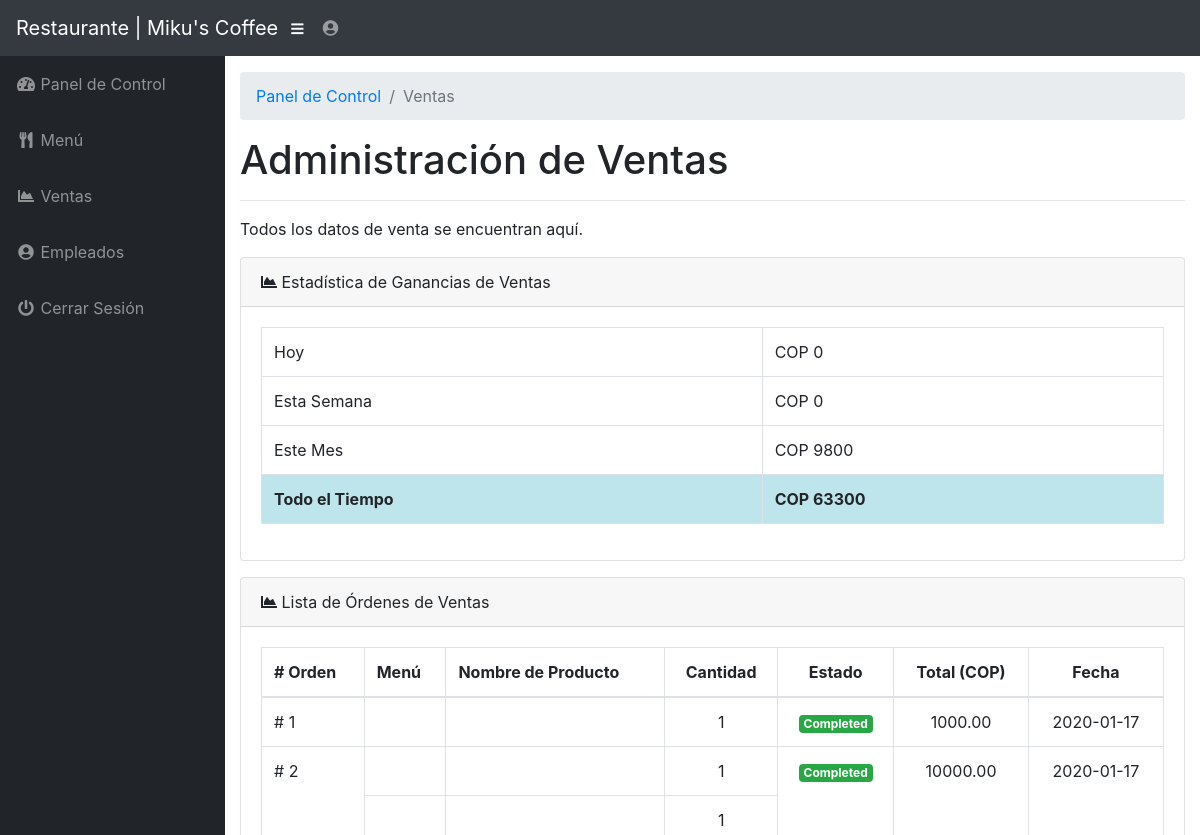
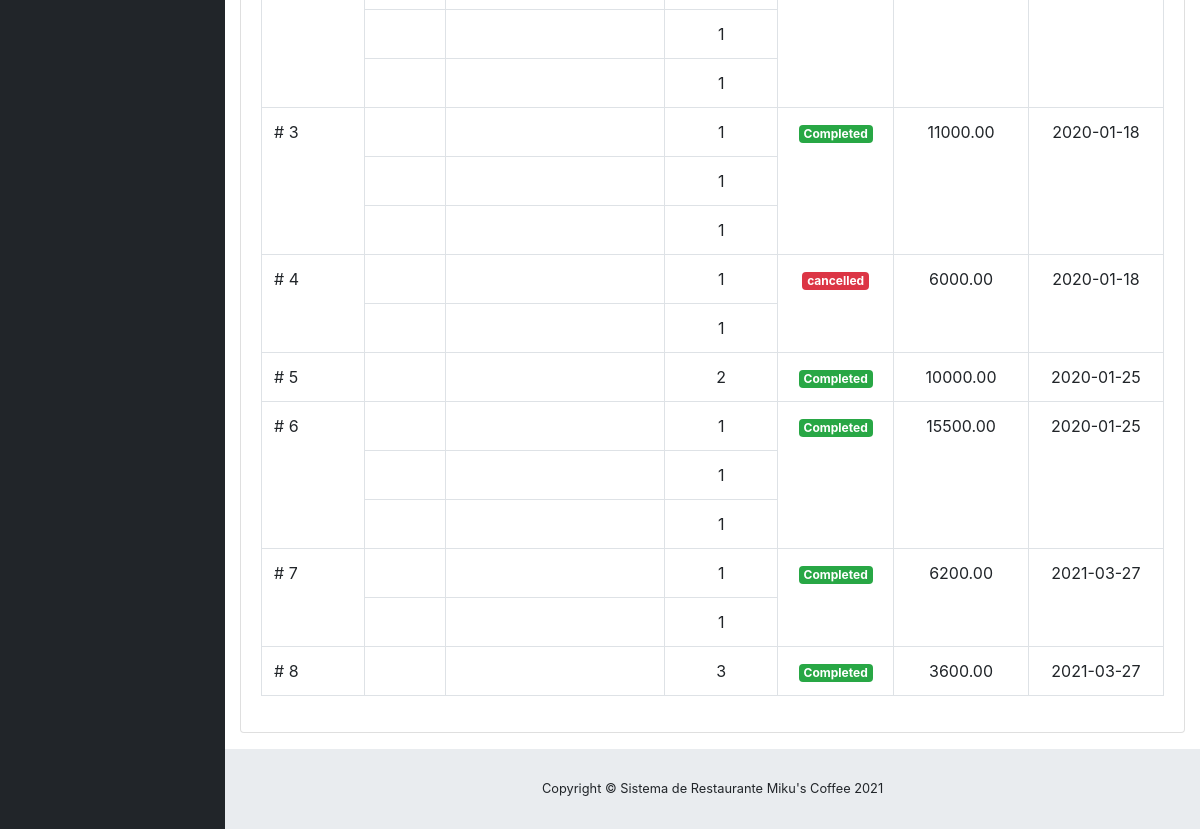
Page /admin/sales.php (signed in) on the earlier database version (2 pictures, top to bottom).
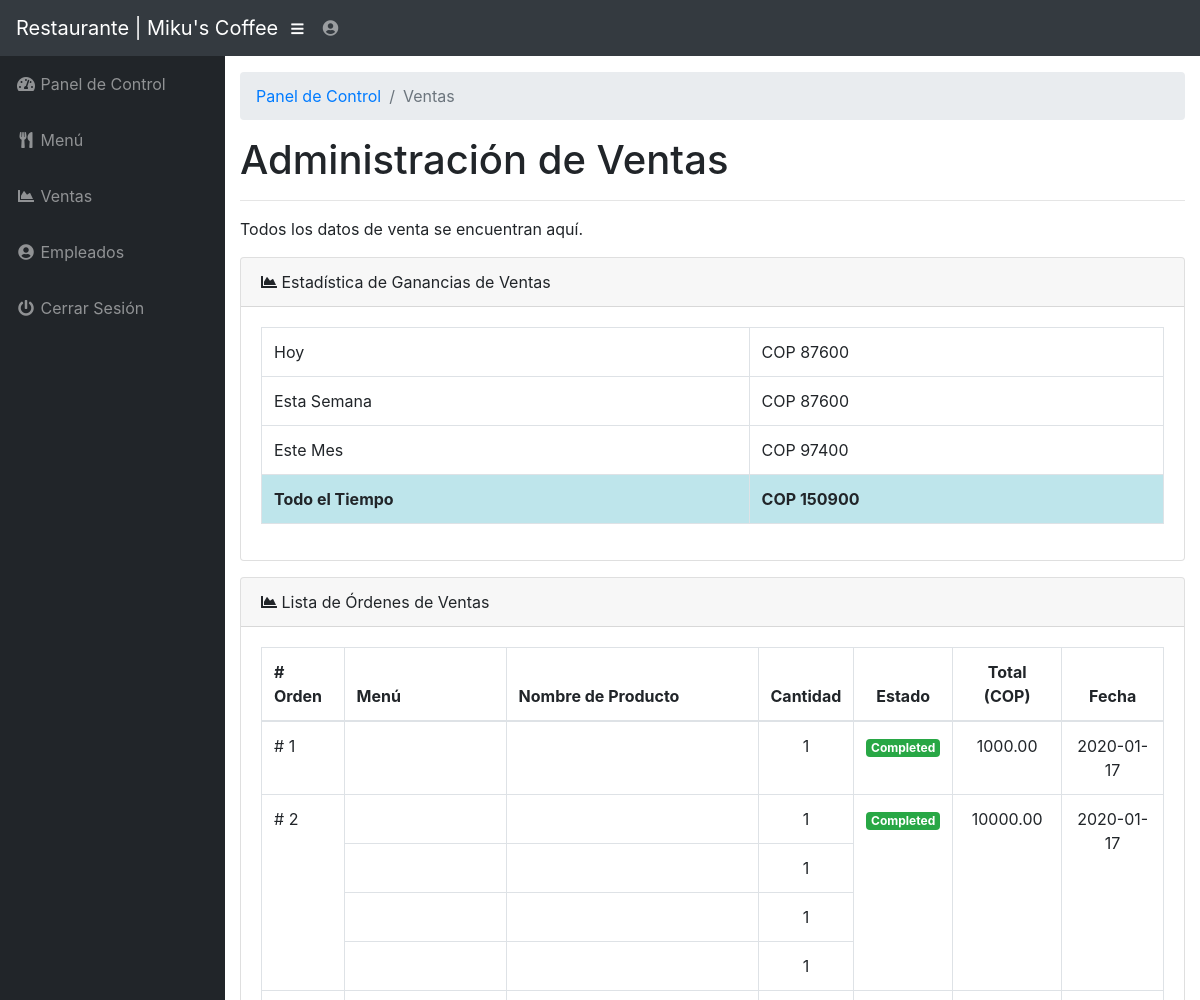
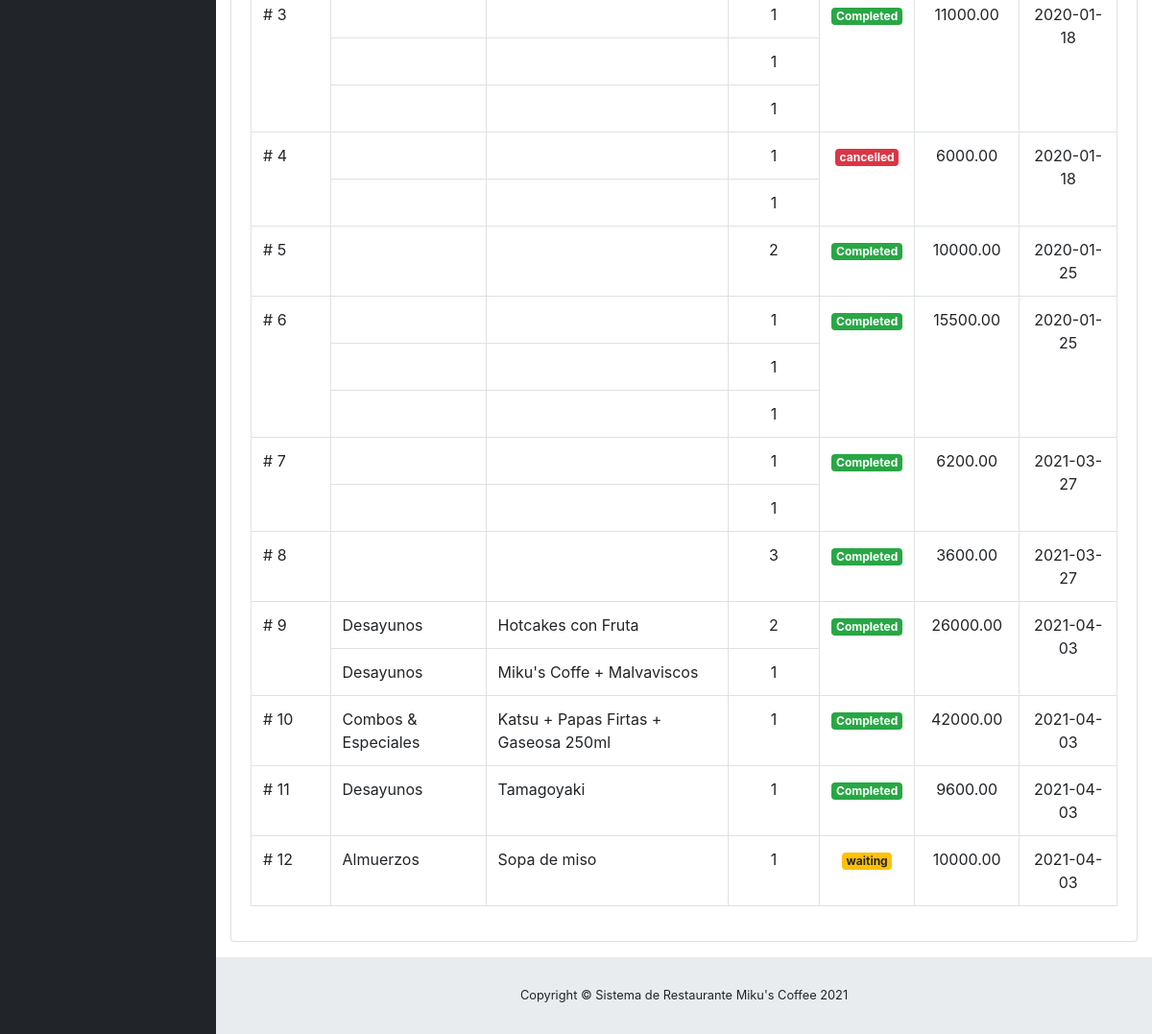
Same page on the later database version (2 pictures, top to bottom).
### tables this page shows
CREATE TABLE `tbl_orderdetail` (
  `orderID` int(11) NOT NULL,
  `orderDetailID` int(11) NOT NULL,
  `itemID` int(11) NOT NULL,
  `quantity` int(11) NOT NULL
);

CREATE TABLE `tbl_order` (
  `orderID` int(11) NOT NULL,
  `status` text NOT NULL,
  `total` decimal(15,2) NOT NULL,
  `order_date` date NOT NULL
);

CREATE TABLE `tbl_menu` (
  `menuID` int(11) NOT NULL,
  `menuName` varchar(25) NOT NULL
);

CREATE TABLE `tbl_menuitem` (
  `itemID` int(11) NOT NULL,
  `menuID` int(11) NOT NULL,
  `menuItemName` text NOT NULL,
  `price` decimal(15,2) NOT NULL
);

### functions.php (called while the page is built, shortened)
<?php
	require("dbconnection.php");
	function getCountID($idnum,$id,$table) {
		global $sqlconnection;
		$query = "SELECT COUNT({$id}) AS {$id} from {$table} WHERE {$id}={$idnum}";
		if ($result = $sqlconnection->query($query)) {
			$res = $result->fetch_array();
			return $res[$id];
		}
		else {
			echo $sqlconnection->error;
			return null;
		}
	}
	function getSalesTotal($orderID) {
		global $sqlconnection;
		$total = null;
		$query = "SELECT total FROM tbl_order WHERE orderID = ".$orderID;
		if ($result = $sqlconnection->query($query)) {
			if ($res = $result->fetch_array()) {
				$total = $res[0];
				return $total;
			}
			return $total;
		}
		else {
			echo $sqlconnection->error;
			return null;
		}
	}
	function getSalesGrandTotal($duration) {
		global $sqlconnection;
		$total = 0;
		if ($duration == "ALLTIME") {
			$query = "
					SELECT SUM(total) as grandtotal
					FROM tbl_order
					";
		}
		else if ($duration == ("DAY" || "MONTH" || "WEEK")) {
			$query = "
					SELECT SUM(total) as grandtotal
					FROM tbl_order
					WHERE order_date > DATE_SUB(NOW(), INTERVAL 1 ".$duration.")
					";
		}
		else
			return null;
		if ($result = $sqlconnection->query($query)) {
			while ($res = $result->fetch_array(MYSQLI_ASSOC)) {
				$total+=$res['grandtotal'];
			}
			return $total;
		}
		else {
			echo $sqlconnection->error;
			return null;
		}
	}
?>

### admin/sales.php (the view, shortened to what this page needs)
<?php
  include("../functions.php");
?>
<!DOCTYPE html>
<html lang="es">
  <head>
    <link href="vendor/bootstrap/css/bootstrap.min.css" rel="stylesheet">
    <link href="vendor/fontawesome-free/css/all.min.css" rel="stylesheet" type="text/css">
    <link href="vendor/datatables/dataTables.bootstrap4.css" rel="stylesheet">
    <link href="css/sb-admin.css" rel="stylesheet">
  </head>
  <body id="page-top">
    <nav class="navbar navbar-expand navbar-dark bg-dark static-top">
      <a class="navbar-brand mr-1" href="index.php">Restaurante | Miku's Coffee</a>
      <button class="btn btn-link btn-sm text-white order-1 order-sm-0" id="sidebarToggle" href="#">
        <i class="fas fa-bars"></i>
      </button>
      <ul class="navbar-nav ml-auto ml-md-0">
        <li class="nav-item dropdown no-arrow">
          <a class="nav-link dropdown-toggle" href="#" id="userDropdown" role="button" data-toggle="dropdown" aria-haspopup="true" aria-expanded="false">
            <i class="fas fa-user-circle fa-fw"></i>
          </a>
        </li>
      </ul>
    </nav>
    <div id="wrapper">
      <ul class="sidebar navbar-nav">
        <li class="nav-item">
          <a class="nav-link" href="index.php">
            <i class="fas fa-fw fa-tachometer-alt"></i>
            <span>Panel de Control</span>
          </a>
        </li>
        <li class="nav-item">
          <a class="nav-link" href="menu.php">
            <i class="fas fa-fw fa-utensils"></i>
            <span>Menú</span></a>
        </li>
        <li class="nav-item">
          <a class="nav-link" href="sales.php">
            <i class="fas fa-fw fa-chart-area"></i>
            <span>Ventas</span></a>
        </li>
        <li class="nav-item">
          <a class="nav-link" href="staff.php">
            <i class="fas fa-fw fa-user-circle"></i>
            <span>Empleados</span>
          </a>
        </li>
        <li class="nav-item">
          <a class="nav-link" href="#" data-toggle="modal" data-target="#logoutModal">
            <i class="fas fa-fw fa-power-off"></i>
            <span>Cerrar Sesión</span>
          </a>
        </li>
      </ul>
      <div id="content-wrapper">
        <div class="container-fluid">
          <ol class="breadcrumb">
            <li class="breadcrumb-item">
              <a href="index.php">Panel de Control</a>
            </li>
            <li class="breadcrumb-item active">Ventas</li>
          </ol>
          <h1>Administración de Ventas</h1>
          <hr>
          <p>Todos los datos de venta se encuentran aquí.</p>
          <div class="card mb-3">
            <div class="card-header">
              <i class="fas fa-chart-area"></i>
              Estadística de Ganancias de Ventas
            </div>
            <div class="card-body">
              <table class="table table-bordered" width="100%" cellspacing="0">
                <tbody>
                  <tr>
                    <td>Hoy</td>
                    <td>COP <?php echo getSalesGrandTotal("DAY"); ?></td>
                  </tr>
                  <tr>
                    <td>Esta Semana</td>
                    <td>COP <?php echo getSalesGrandTotal("WEEK"); ?></td>
                  </tr>
                  <tr>
                    <td>Este Mes</td>
                    <td>COP <?php echo getSalesGrandTotal("MONTH"); ?></td>
                  </tr>
                  <tr class="table-info">
                    <td><b>Todo el Tiempo</b></td>
                    <td><b>COP <?php echo getSalesGrandTotal("ALLTIME"); ?></b></td>
                  </tr>
                </tbody>
              </table>
            </div>
          </div>
          <div class="card mb-3">
            <div class="card-header">
              <i class="fas fa-chart-area"></i>
              Lista de Órdenes de Ventas</div>
            <div class="card-body">
              <table id="tblCurrentOrder" class="table table-bordered" width="100%" cellspacing="0">
                    <thead>
                      <th># Orden</th>
                      <th>Menú</th>
                      <th>Nombre de Producto</th>
                      <th class='text-center'>Cantidad</th>
                      <th class='text-center'>Estado</th>
                      <th class='text-center'>Total (COP)</th>
                      <th class='text-center'>Fecha</th>
                    </thead>
                    <tbody id="tblBodyCurrentOrder">
                      <?php
                      $displayOrderQuery =  "
                        SELECT o.orderID, m.menuName, OD.itemID,MI.menuItemName,OD.quantity,O.status,mi.price ,o.order_date
                        FROM tbl_order O
                        LEFT JOIN tbl_orderdetail OD
                        ON O.orderID = OD.orderID
                        LEFT JOIN tbl_menuitem MI
                        ON OD.itemID = MI.itemID
                        LEFT JOIN tbl_menu M
                        ON MI.menuID = M.menuID
                        ";
                      if ($orderResult = $sqlconnection->query($displayOrderQuery)) {
                        $currentspan = 0;
                        if ($orderResult->num_rows == 0) {
                          echo "<tr><td class='text-center' colspan='7' >Actualmente no hay pedido en este momento. </td></tr>";
                        }
                        else {
                          while($orderRow = $orderResult->fetch_array(MYSQLI_ASSOC)) {
                            $rowspan = getCountID($orderRow["orderID"],"orderID","tbl_orderdetail");
                            if ($currentspan == 0) {
                              $currentspan = $rowspan;
                            }
                            echo "<tr>";
                            if ($currentspan == $rowspan) {
                              echo "<td rowspan=".$rowspan."># ".$orderRow['orderID']."</td>";
                            }
                            echo "
                              <td>".$orderRow['menuName']."</td>
                              <td>".$orderRow['menuItemName']."</td>
                              <td class='text-center'>".$orderRow['quantity']."</td>
                            ";
                            if ($currentspan == $rowspan) {
                              $color = "badge";
                              switch ($orderRow['status']) {
                                case 'waiting':
                                  $color = "badge badge-warning";
                                  break;
                                case 'cancelled':
                                  $color = "badge badge-danger";
                                  break;
                                case 'Completed':
                                  $color = "badge badge-success";
                                  break;
                              }
                              echo "<td class='text-center' rowspan=".$rowspan."><span class='{$color}'>".$orderRow['status']."</span></td>";
                              echo "<td rowspan=".$rowspan." class='text-center'>".getSalesTotal($orderRow['orderID'])."</td>";
                              echo "<td rowspan=".$rowspan." class='text-center'>".$orderRow['order_date']."</td>";
                            }
                            echo "</tr>";
                            $currentspan--;
                          }
                        }
                        }
                      ?>
                    </tbody>
              </table>
            </div>
            </div>
          </div>
        <footer class="sticky-footer">
          <div class="container my-auto">
            <div class="copyright text-center my-auto">
              <span>Copyright © Sistema de Restaurante Miku's Coffee 2021</span>
            </div>
          </div>
        </footer>
      </div>
    </div>
  </body>
</html>

### admin/css/sb-admin.css (style rules this page uses)
html { position: relative; min-height: 100%; }
body { height: 100%; }
#wrapper { display: -webkit-box; display: -ms-flexbox; display: flex; }
#wrapper #content-wrapper { overflow-x: hidden; width: 100%; padding-top: 1rem; padding-bottom: 80px; }
.navbar-nav .nav-item.dropdown .dropdown-toggle::after { width: 1rem; text-align: center; float: right; vertical-align: 0; border: 0; font-weight: 900; content: '\f105'; font-family: 'Font Awesome 5 Free'; }
.navbar-nav .nav-item.dropdown.no-arrow .dropdown-toggle::after { display: none; }
.sidebar { width: 90px !important; background-color: #212529; min-height: calc(100vh - 56px); }
.sidebar .nav-item:last-child { margin-bottom: 1rem; }
.sidebar .nav-item .nav-link { text-align: center; padding: 0.75rem 1rem; width: 90px; }
.sidebar .nav-item .nav-link span { font-size: 0.65rem; display: block; }
.sidebar .nav-item .nav-link { color: rgba(255, 255, 255, 0.5); }
@media (min-width: 768px) { .sidebar { width: 225px !important; } }
@media (min-width: 768px) { .sidebar .nav-item .nav-link { display: block; width: 100%; text-align: left; padding: 1rem; width: 225px; } }
@media (min-width: 768px) { .sidebar .nav-item .nav-link span { font-size: 1rem; display: inline; } }
:root { --input-padding-x: 0.75rem; --input-padding-y: 0.75rem; }
footer.sticky-footer { display: -webkit-box; display: -ms-flexbox; display: flex; position: absolute; right: 0; bottom: 0; width: calc(100% - 90px); height: 80px; background-color: #e9ecef; }
footer.sticky-footer .copyright { line-height: 1; font-size: 0.8rem; }
@media (min-width: 768px) { footer.sticky-footer { width: calc(100% - 225px); } }

Differences in the rows shown:
added tbl_order: orderID "9", tbl_menu.menuName "Desayunos", tbl_menuitem.menuItemName "Hotcakes con Fruta", tbl_orderdetail.quantity "2", status "Completed", getSalesTotal($orderRow['orderID']) "26000.00", order_date "2021-04-03", tbl_menuitem.menuItemName "Miku's Coffe + Malvaviscos", tbl_orderdetail.quantity "1"
added tbl_order: orderID "10", tbl_menu.menuName "Combos & Especiales", tbl_menuitem.menuItemName "Katsu + Papas Firtas + Gaseosa 250ml", tbl_orderdetail.quantity "1", status "Completed", getSalesTotal($orderRow['orderID']) "42000.00", order_date "2021-04-03"
added tbl_order: orderID "11", tbl_menu.menuName "Desayunos", tbl_menuitem.menuItemName "Tamagoyaki", tbl_orderdetail.quantity "1", status "Completed", getSalesTotal($orderRow['orderID']) "9600.00", order_date "2021-04-03"
added tbl_order: orderID "12", tbl_menu.menuName "Almuerzos", tbl_menuitem.menuItemName "Sopa de miso", tbl_orderdetail.quantity "1", status "waiting", getSalesTotal($orderRow['orderID']) "10000.00", order_date "2021-04-03"
Other differences:
getSalesGrandTotal("DAY"): "0" → "87600"
getSalesGrandTotal("WEEK"): "0" → "87600"
getSalesGrandTotal("MONTH"): "9800" → "97400"
getSalesGrandTotal("ALLTIME"): "63300" → "150900"
